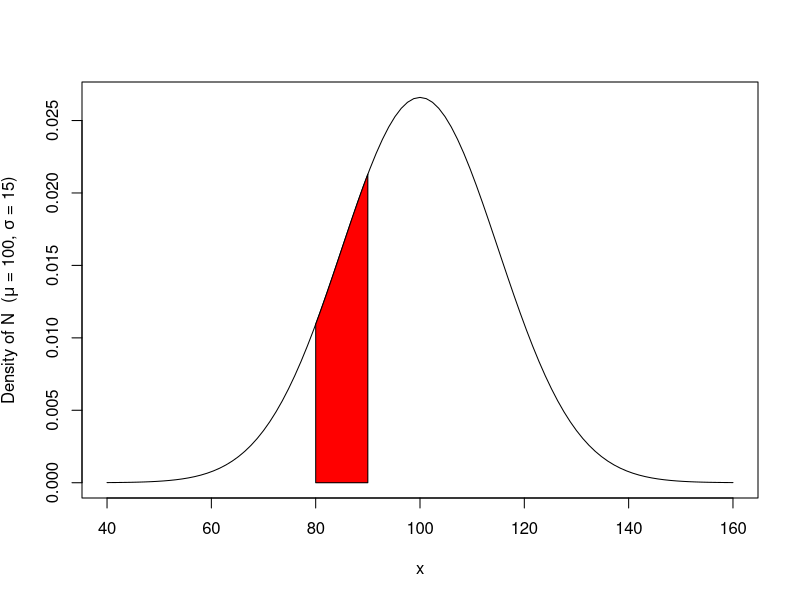
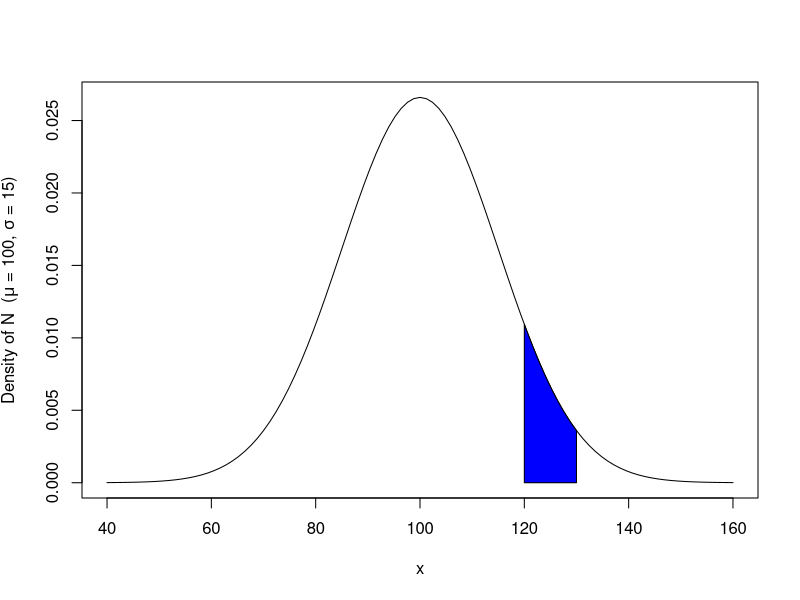
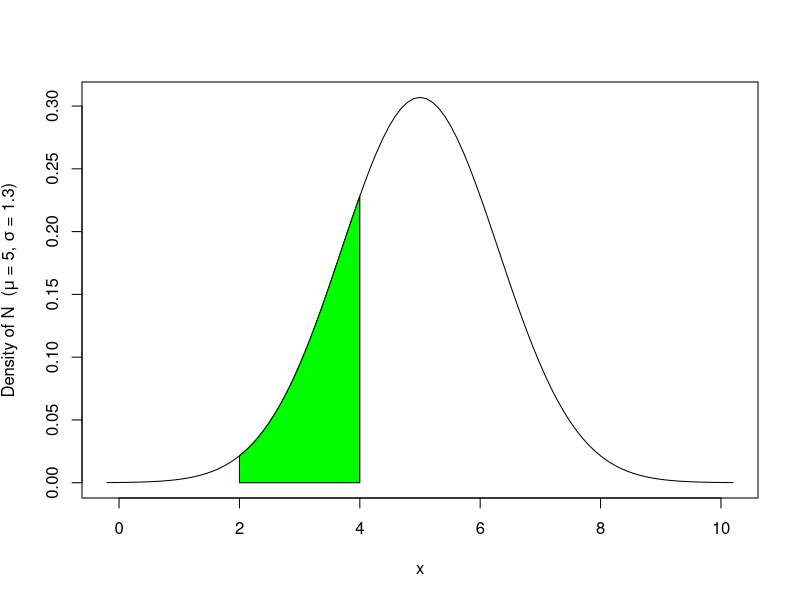
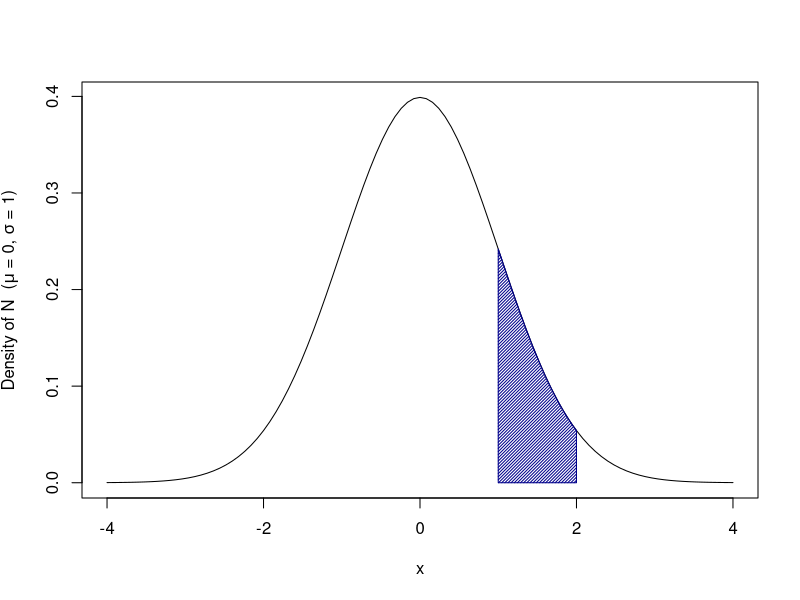

Generate these figures, in order, with R:
# Description : Functions for plotting and getting Greek in labels
# Website : http://is-r.tumblr.com/post/33151549508/functions-for-plotting-and-getting-greek-in-labels

shade.norm <- function(MU, SD, Lower, Upper, fill.color) {
  cord.x <- c(Lower,seq(Lower,Upper,0.01),Upper)
  cord.y <- c(0,dnorm(seq(Lower,Upper,0.01),mean = MU, sd = SD),0)
  y.axis.text <-bquote("Density of N " * " " * "(" *
                         mu * " " * "=" * " " * .(MU) * ","* " " * sigma *
                         " " * "=" * " " * .(SD) * ")")
  
  curve(dnorm(x, MU, SD), xlim=c(MU - 4*SD, MU + 4*SD),ylab=y.axis.text)
  polygon(cord.x, cord.y, col=fill.color)
}
#The function is then called using shade.norm()
#So, which proportion of the population has IQs between 80 and 90?
shade.norm(100, 15, 80, 90, 'red')

#And, if we don't like red,
shade.norm(100, 15, 120, 130, 'blue')

#Or green?
shade.norm(5, 1.3, 2,4, 'green')

#Now, if we want to change how filled in the plot is, we can
#add an additional argument to our function. To keep things
#straight, I'm going to make a new function called
# shade.norm.density, and add a sixth argument, fill.density.
#This then appears in the plotting command, as the argument
# that corresponds with, you guessed it, the density of the
#color on the polygon function.
shade.norm.density <- function(MU, SD, Lower, Upper,
                               fill.color, fill.density){
  cord.x <- c(Lower,seq(Lower,Upper,0.01),Upper)
  cord.y <- c(0,dnorm(seq(Lower,Upper,0.01), mean = MU, sd = SD),0)
  y.axis.text <-bquote("Density of N " * " " * "(" *
                         mu * " " * "=" * " " * .(MU) * ","* " " * sigma *
                         " " * "=" * " " * .(SD) * ")")
  curve(dnorm(x, MU, SD), xlim=c(MU - 4*SD, MU + 4*SD), ylab=y.axis.text)
  polygon(cord.x, cord.y, col=fill.color, density = fill.density)
}
shade.norm.density(0, 1, 1, 2, 'darkblue', 45)